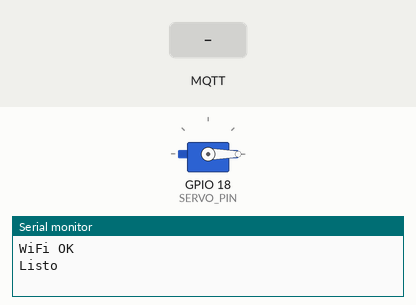
Bench run of a sketch on a simulated ESP32. Shown: servo, the last lines printed to the serial monitor. Inputs (shaded band) come from the test bench. WiFi joins after 1.5 s; servers stay silent unless stated; no MQTT or app messages arrive unless stated.

Above: at 2.7 s.
2.8 s: MQTT message "abrir" arrives on the first subscribed topic
At 3.2 s:
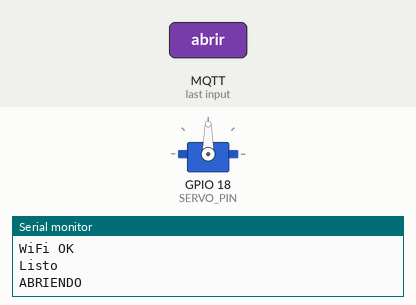
12.3 s: MQTT message "ok" arrives on the second subscribed topic
At 16.1 s:
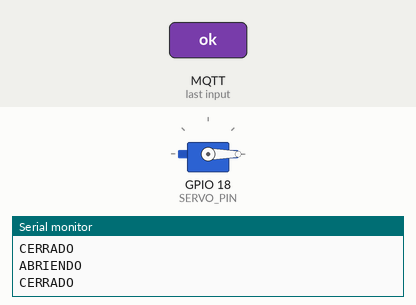
Timing chart, 0 to 16.3 s (numbered marks = the images above; inputs shaded):
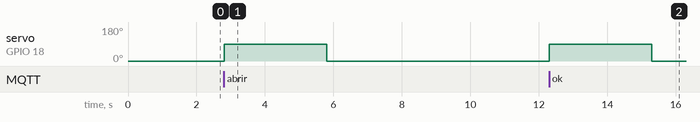

Measured:
- after the input at 2.8 s, servo on GPIO 18 (SERVO_PIN): 0° → 90° at once, → 0° 3.0 s later
- after the input at 12.3 s, servo on GPIO 18 (SERVO_PIN): 0° → 90° at once, → 0° 3.0 s later

The sketch:

esp32_2fa_mqtt.ino
```cpp
/*
 * ESP32 2FA - Data Center (Simple)
 * RFID + Teclado 4x4 + MQTT
 */

#include <SPI.h>
#include <MFRC522.h>
#include <Keypad.h>
#include <ESP32Servo.h>
#include <WiFi.h>
#include <PubSubClient.h>

// WiFi
const char* ssid = "TU_WIFI";
const char* pass = "TU_PASSWORD";

// MQTT
const char* mqtt_server = "192.168.1.17";
WiFiClient espClient;
PubSubClient mqtt(espClient);

// RFID
#define SS_PIN 10
#define RST_PIN 9
MFRC522 rfid(SS_PIN, RST_PIN);
String uid = "";
bool rfidOK = false;

// Teclado 4x4
char keys[4][4] = {
  {'1','2','3','A'},
  {'4','5','6','B'},
  {'7','8','9','C'},
  {'*','0','#','D'}
};
byte rowPins[4] = {2, 3, 4, 5};
byte colPins[4] = {6, 7, 8, 14};
Keypad keypad = Keypad(makeKeymap(keys), rowPins, colPins, 4, 4);
String pin = "";

// Servo
Servo servo;
#define SERVO_PIN 18

void setup() {
  Serial.begin(115200);

  // WiFi
  WiFi.begin(ssid, pass);
  while (WiFi.status() != WL_CONNECTED) delay(500);
  Serial.println("WiFi OK");

  // MQTT
  mqtt.setServer(mqtt_server, 1883);
  mqtt.setCallback(callback);

  // RFID
  SPI.begin(12, 13, 11, 10);
  rfid.PCD_Init();

  // Servo
  servo.attach(SERVO_PIN);
  servo.write(0);

  Serial.println("Listo");
}

void loop() {
  if (!mqtt.connected()) conectarMQTT();
  mqtt.loop();

  leerRFID();
  leerTeclado();
}

void conectarMQTT() {
  while (!mqtt.connected()) {
    if (mqtt.connect("ESP32")) {
      mqtt.subscribe("datacenter/puerta");
      mqtt.subscribe("datacenter/clave/resp");
    } else {
      delay(3000);
    }
  }
}

void callback(char* topic, byte* payload, unsigned int len) {
  String msg = "";
  for (int i = 0; i < len; i++) msg += (char)payload[i];

  // Comando abrir puerta
  if (String(topic) == "datacenter/puerta" && msg == "abrir") {
    abrirPuerta();
  }

  // Respuesta validación clave
  if (String(topic) == "datacenter/clave/resp" && msg == "ok") {
    abrirPuerta();
  }
}

void leerRFID() {
  if (!rfid.PICC_IsNewCardPresent() || !rfid.PICC_ReadCardSerial()) return;

  uid = "";
  for (byte i = 0; i < rfid.uid.size; i++) {
    if (rfid.uid.uidByte[i] < 0x10) uid += "0";
    uid += String(rfid.uid.uidByte[i], HEX);
  }
  uid.toUpperCase();
  rfidOK = true;

  Serial.println("RFID: " + uid);
  mqtt.publish("datacenter/rfid", uid.c_str());

  rfid.PICC_HaltA();
}

void leerTeclado() {
  char key = keypad.getKey();
  if (!key) return;

  if (key == '*') {  // Validar
    if (rfidOK && pin.length() == 4) {
      String msg = uid + "," + pin;
      mqtt.publish("datacenter/clave", msg.c_str());
      Serial.println("Enviado: " + msg);
    }
    pin = "";
    rfidOK = false;
  }
  else if (key == '#') {  // Borrar
    pin = "";
  }
  else if (pin.length() < 4) {
    pin += key;
    Serial.print("*");
  }
}

void abrirPuerta() {
  Serial.println("ABRIENDO");
  servo.write(90);
  delay(3000);
  servo.write(0);
  Serial.println("CERRADO");
}
```
